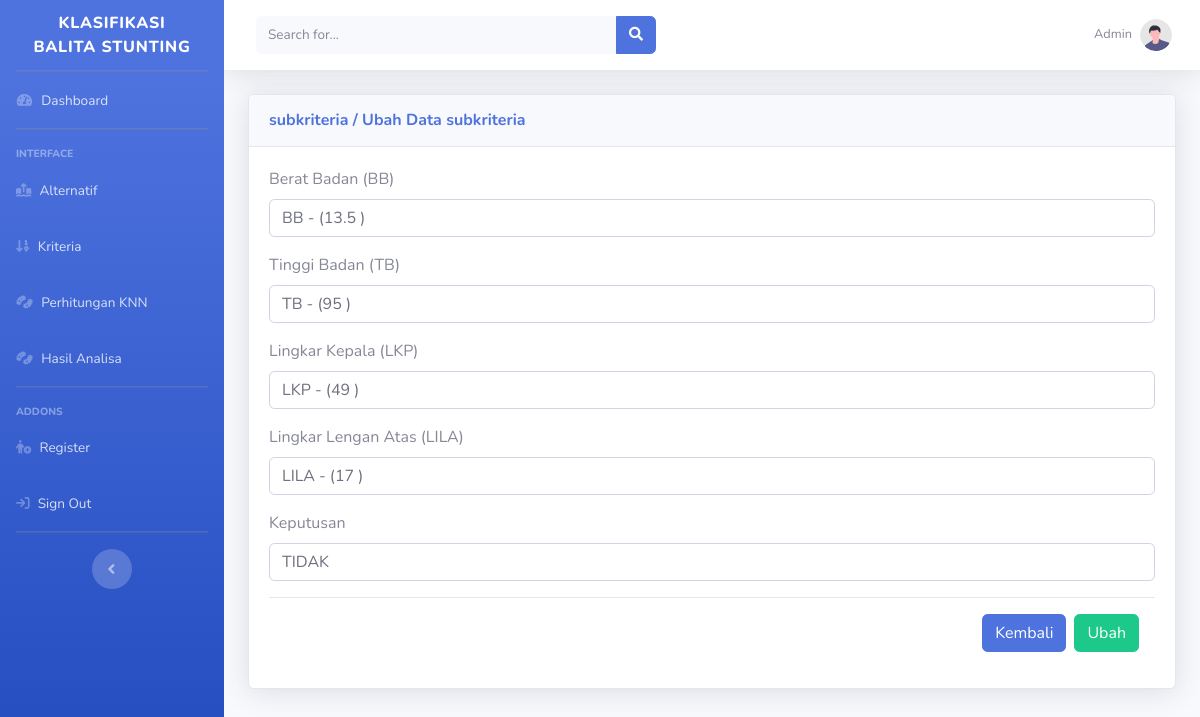
Before: /admin/trainingaksi.php?id_alternatif=A01&aksi=ubah (signed in) with the older database file.
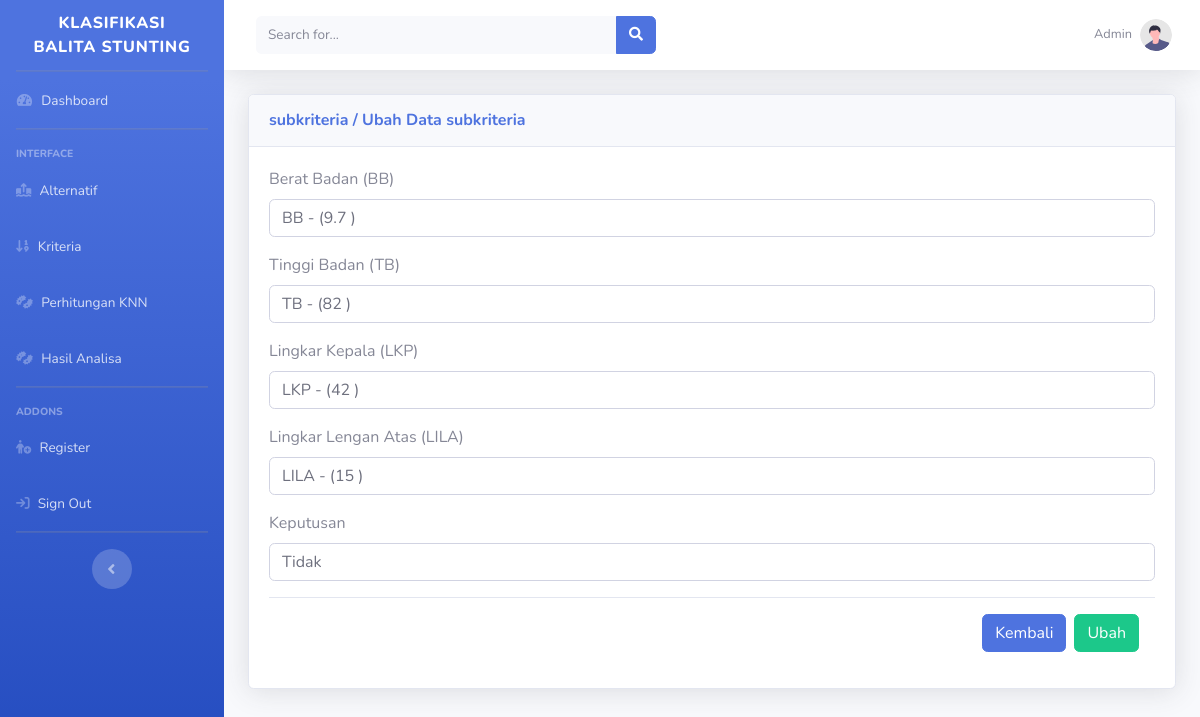
After: the same page with the newer database file.
### tables this page shows
CREATE TABLE `tb_kriteria` (
  `id_kriteria` varchar(11) NOT NULL,
  `nama_kriteria` varchar(50) NOT NULL,
  `keterangan_kriteria` varchar(255) NOT NULL
);

CREATE TABLE `tb_alternatif` (
  `id_alternatif` varchar(11) NOT NULL,
  `nik_alternatif` varchar(20) NOT NULL,
  `nama_alternatif` varchar(50) NOT NULL,
  `kelamin_alternatif` varchar(10) NOT NULL,
  `tgl_alternatif` varchar(10) NOT NULL,
  `keputusan_training` varchar(50) NOT NULL,
  `distance` double NOT NULL,
  `rangking` int(11) NOT NULL,
  `pilihan` varchar(20) NOT NULL
);

### admin/trainingaksi.php (the view, shortened to what this page needs)
<?php
include 'header.php';
if (isset($_GET['aksi'])) {
    if ($_GET['aksi'] == 'tambah') {
        ?>
<?php
$cari_id = mysqli_query($db, "SELECT max(id_subkriteria) FROM tb_subkriteria");
        $data_id = mysqli_fetch_array($cari_id);
        if ($data_id) {
            $nilai_id = substr($data_id[0], 1);
            $id = (int) $nilai_id;
            $id = $id + 1;
            $id_otomatis = "S" . str_pad($id, 2, "0", STR_PAD_LEFT);
        } else {
            $id_otomatis = "S01";
        }
        ?>
<div class='card shadow mb-2'>
    <div class='card-header py-3'>
        <h6 class='m-0 font-weight-bold text-primary'>Training / Tambah Data Training</h6>
    </div>
    <div class='card-body'>
        <div class='table-responsive'>
        </div>
        <form action="trainingproses.php?proses=prosestambah" method="post" enctype="multipart/form-data">
            <input type="hidden" name="id_alternatif" class="form-control"
                value="<?=htmlspecialchars($_GET['id_alternatif']);?>">
            <!-- <?php
$hasil = mysqli_query($db, "SELECT * FROM tb_kriteria ORDER BY id_kriteria");
        while ($baris = mysqli_fetch_array($hasil)) {
            $idK = $baris['id_kriteria'];
            $labelK = $baris['nama_kriteria'];
            echo "<div class='form-group'>
                        <label>" . $labelK . "</label>";
            echo "<select name='" . $idK . "' class='form-control'>";
            $hasil2 = mysqli_query($db, "SELECT * FROM tb_subkriteria WHERE id_kriteria='" . $idK . "' ORDER BY nilai_subkriteria DESC");
            while ($baris2 = mysqli_fetch_array($hasil2)) {
                echo "<option selected value='" . $baris2['id_subkriteria'] . "'>" . $baris2['nama_subkriteria'] . " - (" . $baris2['nilai_subkriteria'] . ")</option>";
            }
            echo "</select> </div>";
        }
        ?> -->
            <div class="form-group">
                <label>Keputusan</label>
                <select name="keputusan_training" class="form-control">
                    <option>YA</option>
                    <option>TIDAK</option>
                </select>
            </div>
            <div class="modal-footer">
                <a href="training.php?id_alternatif=<?=$_GET['id_alternatif'];?>" class="btn btn-primary">Kembali</a>
                <input type="submit" class="btn btn-success" value="Simpan">
            </div>
        </form>
    </div>
</div>
<?php
} elseif ($_GET['aksi'] == 'ubah') {
        ?>
<div class='card shadow mb-2'>
    <div class='card-header py-3'>
        <h6 class='m-0 font-weight-bold text-primary'>subkriteria / Ubah Data subkriteria</h6>
    </div>
    <div class='card-body'>
        <form action="trainingproses.php?proses=prosesubah" method="post" enctype="multipart/form-data">
            <?php
        $hasil = mysqli_query($db, "SELECT * FROM tb_kriteria ORDER BY id_kriteria");
        while ($baris = mysqli_fetch_array($hasil)) {
            $idK = $baris['id_kriteria'];
            $labelK = $baris['nama_kriteria'];
            $id_alternatif = $_GET['id_alternatif'];
            $hasil3 = mysqli_query($db, "SELECT * FROM tb_training WHERE id_kriteria='" . $idK . "' AND id_alternatif='" . $id_alternatif . "'");
            $result3 = mysqli_fetch_array($hasil3, MYSQLI_ASSOC);
            $sub = $result3['id_subkriteria'];
            echo "<div class='form-group'>
                        <label>" . $labelK . "</label>";
            echo "<select name='" . $idK . "' class='form-control'>";
            $hasil2 = mysqli_query($db, "SELECT * FROM tb_subkriteria WHERE id_kriteria='" . $idK . "' ORDER BY nilai_subkriteria DESC");
            while ($baris2 = mysqli_fetch_array($hasil2)) {
                if ($baris2['id_subkriteria'] == $sub) {
                    echo "<option selected value='" . $baris2['id_subkriteria'] . "'>" . $baris2['nama_subkriteria'] . " - (" . $baris2['nilai_subkriteria'] . ")</option>";
                } else {
                    echo "<option value='" . $baris2['id_subkriteria'] . "'>" . $baris2['nama_subkriteria'] . " - (" . $baris2['nilai_subkriteria'] . ")</option>";
                }
            }
            echo "</select> </div>";
        }
        ?>
            <?php
$hasil = mysqli_query($db, "SELECT * FROM tb_alternatif WHERE id_alternatif='$_GET[id_alternatif]'");
        while ($baris = mysqli_fetch_array($hasil)) {?>
            <div class="form-group">
                <label>Keputusan</label>
                <select name="keputusan_training" class="form-control">
                    <option selected><?=$baris['keputusan_training']?></option>
                </select>
            </div>
            <?php }?>
            <div class="modal-footer">
                <a href="training.php?id_alternatif=<?=$_GET['id_alternatif'];?>" class="btn btn-primary">Kembali</a>
                <input type="submit" class="btn btn-success" value="Ubah">
            </div>
        </form>
    </div>
</div>
<?php
}
}
?>

### admin/header.php (shortened to what this page needs)
<!DOCTYPE html>
<html lang="en">
<head>
    <link href="../assets/template/fontawesome/css/all.css" rel="stylesheet" type="text/css">
    <link rel="stylesheet" href="../assets/template/font-awesome/css/font-awesome.css">
    <link href="https://cdn.jsdelivr.net/npm/bootstrap@5.1.3/dist/css/bootstrap.min.css" rel="stylesheet">
    <link href="../assets/template/css/sb-admin-2.css" rel="stylesheet">
    <link href="../assets/template//vendor/fontawesome-free/css/all.min.css" rel="stylesheet" type="text/css">
    <link href="../assets/template//css/sb-admin-2.min.css" rel="stylesheet">
    <link href="../assets/template//vendor/datatables/dataTables.bootstrap4.min.css" rel="stylesheet">
</head>
<body id="page-top">
    <div id="wrapper">
        <ul class="navbar-nav bg-gradient-primary sidebar sidebar-dark accordion" id="accordionSidebar">
            <a class="sidebar-brand d-flex align-items-center justify-content-center" href="dashboard.php">
                <div class="sidebar-brand-text mx-3">Klasifikasi Balita Stunting</div>
            </a>
            <hr class="sidebar-divider my-0">
            <li class="nav-item">
                <a class="nav-link" href="index.php">
                    <i class="fas fa-fw fa-tachometer-alt"></i>
                    <span>Dashboard</span></a>
            </li>
            <hr class="sidebar-divider">
            <div class="sidebar-heading">
                Interface
            </div>
            <li class="nav-item">
                <a class="nav-link" href="alternatif.php" data-target="#collapseUtilities" aria-expanded="true"
                    aria-controls="collapseUtilities">
                    <i class="fa-solid fa-arrow-up-from-ground-water"></i>
                    <span>Alternatif</span>
                </a>
            </li>
            <li class="nav-item">
                <a class="nav-link" href="kriteria.php" data-target="#collapseUtilities" aria-expanded="true"
                    aria-controls="collapseUtilities">
                    <i class="fa-solid fa-arrow-down-1-9"></i>
                    <span>Kriteria</span>
                </a>
            </li>
            <li class="nav-item">
                <a class="nav-link" href="metode.php" data-target="#collapseUtilities" aria-expanded="true"
                    aria-controls="collapseUtilities">
                    <i class="fa-solid fa-bacteria"></i>
                    <span>Perhitungan KNN</span>
                </a>
            </li>
            <li class="nav-item">
                <a class="nav-link" href="hasil.php" data-target="#collapseUtilities" aria-expanded="true"
                    aria-controls="collapseUtilities">
                    <i class="fa-solid fa-bacteria"></i>
                    <span>Hasil Analisa</span>
                </a>
            </li>
            <hr class="sidebar-divider">
            <div class="sidebar-heading">
                Addons
            </div>
            <li class="nav-item">
                <a class="nav-link" href="_halaman/regist.php">
                    <i class="fa-solid fa-person-circle-plus"></i>
                    <span>Register</span></a>
            </li>
            <li class="nav-item">
                <a class="nav-link" href="logout.php">
                    <i class="fa-solid fa-arrow-right-to-bracket"></i>
                    <span>Sign Out</span></a>
            </li>
            <hr class="sidebar-divider d-none d-md-block">
            <div class="text-center d-none d-md-inline">
                <button class="rounded-circle border-0" id="sidebarToggle"></button>
            </div>
        </ul>
        <div id="content-wrapper" class="d-flex flex-column">
            <div id="content">
                <nav class="navbar navbar-expand navbar-light bg-white topbar mb-4 static-top shadow">
                    <form
                        class="d-none d-sm-inline-block form-inline mr-auto ml-md-3 my-2 my-md-0 mw-100 navbar-search">
                        <div class="input-group">
                            <input type="text" class="form-control bg-light border-0 small" placeholder="Search for..."
                                aria-label="Search" aria-describedby="basic-addon2">
                            <div class="input-group-append">
                                <button class="btn btn-primary" type="button">
                                    <i class="fas fa-search fa-sm"></i>
                                </button>
                            </div>
                        </div>
                    </form>
                    <ul class="navbar-nav ml-auto">
                        <li class="nav-item dropdown no-arrow">
                            <a class="nav-link dropdown-toggle" href="#" id="userDropdown" role="button"
                                data-toggle="dropdown" aria-haspopup="true" aria-expanded="false">
                                <span class="mr-2 d-none d-lg-inline text-gray-600 small">Admin</span>
                                <img class="img-profile rounded-circle"
                                    src="../assets/template//img/undraw_profile.svg">
                            </a>
                        </li>
                    </ul>
                </nav>
                <div class="container-fluid">

Changed rows visible on the page:
computed for tb_kriteria "Berat Badan (BB)": K01 "BB - (13.5 )" → "BB - (9.7 )"
computed for tb_kriteria "Tinggi Badan (TB)": value "TB - (95 )" → "TB - (82 )"
computed for tb_kriteria "Lingkar Kepala (LKP)": value "LKP - (49 )" → "LKP - (42 )"
computed for tb_kriteria "Lingkar Lengan Atas (LILA)": value "LILA - (17 )" → "LILA - (15 )"
changed tb_alternatif: keputusan_training "TIDAK" → "Tidak"
